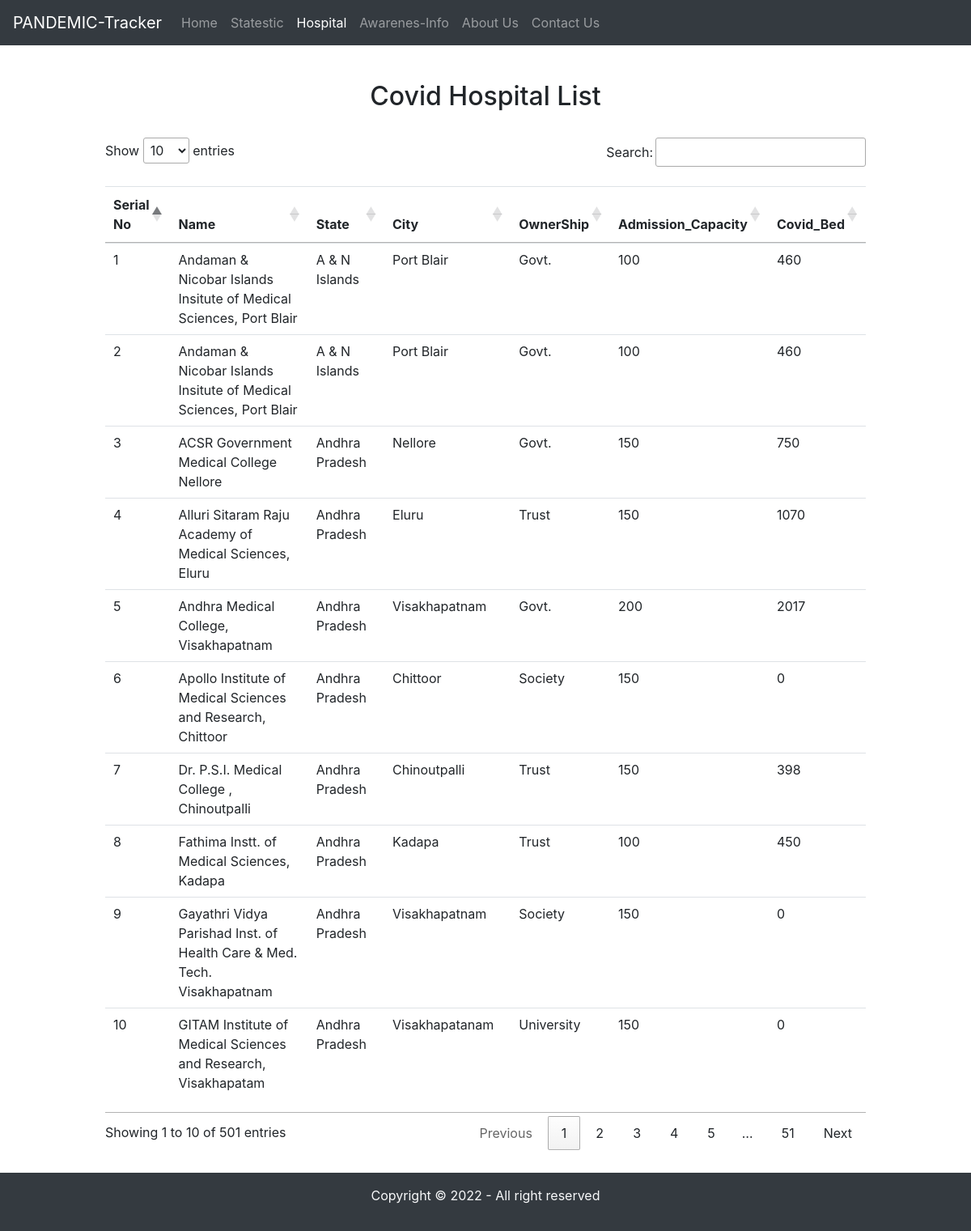
Screenshot of /hospital with the database file from the repository.
### home/models.py (models this page shows, shortened)
class Hospital(models.Model):
    name=models.TextField()
    city=models.CharField(max_length=30)
    ownership =models.CharField(max_length=50)
    admissionCapacity = models.CharField(max_length=10)
    covidBeds=models.CharField(max_length=10)
    state=models.CharField(max_length=30)

### home/views.py (the view)
# urls.py: path('hospital',views.hospital, name='hospital'),
def hospital(request):
    allHospital = models.Hospital.objects.all()
    for item in allHospital:
        print(item.state)
    context ={
        'hospitals' : allHospital
    }
    return render(request,'hospital.html',context)

### templates/hospital.html (shortened to what this page needs)
<!doctype html>
<html lang="en">
  <head>
    <link rel="stylesheet" href="https://stackpath.bootstrapcdn.com/bootstrap/4.2.1/css/bootstrap.min.css">
  <link rel="stylesheet" href="https://cdn.datatables.net/1.10.19/css/jquery.dataTables.min.css">
  </head>
  <body>
     <nav class="navbar navbar-expand-lg navbar-dark bg-dark fixed-top">
        <a class="navbar-brand" href="#">PANDEMIC-Tracker</a>
        <div class="collapse navbar-collapse" id="navbarSupportedContent">
          <ul class="navbar-nav mr-auto">
            <li class="nav-item {% block homeactive %}{% endblock homeactive%}">
              <a class="nav-link" href="/">Home <span class="sr-only">(current)</span></a>
            </li>
            <li class="nav-item {% block statesticactive %}{% endblock statesticactive%}">
                <a class="nav-link" href="/statestic">Statestic</a>
              </li>
            <li class="nav-it active">
                <a class="nav-link" href="/hospital">Hospital</a>
              </li>
              <li class="nav-item {% block awarenessactive %}{% endblock awarenessactive%}">
                <a class="nav-link" href="/awareness">Awarenes-Info</a>
              </li>
            <li class="nav-item {% block aboutactive %}{% endblock aboutactive%}">
              <a class="nav-link" href="/about">About Us</a>
            </li>
              <li class="nav-item {% block contactactive %}{% endblock contactactive%}">
                <a class="nav-link" href="/contacts">Contact Us</a>
              </li>
          </ul>
        </div>
      </nav>
 <div class="container" style="padding: 100px">
     <h2 class="text-center pb-4">Covid Hospital List</h2>
     <table class="table table-fluid py-3" id="myTable">
     <thead>
     <tr>
     <th>Serial No</th>
     <th>Name</th>
     <th>State</th>
     <th>City</th>
     <th>OwnerShip</th>
     <th>Admission_Capacity</th>
     <th>Covid_Bed</th>
     </tr>
     </thead>
     <tbody>
     {% for hospital in hospitals %}
    <tr>
    <td>{{forloop.counter}}</td>
    <td>{{hospital.name}}</td>
    <td>{{hospital.state}}</td>
    <td>{{hospital.city}}</td>
    <td>{{hospital.ownership}}</td>
    <td>{{hospital.covidBeds}}</td>
    <td>{{hospital.admissionCapacity}}</td>
    </tr>
     {% endfor %}
     </tbody>
     </table>
 </div>
     <footer class="py-3 bg-dark text-light fixed-bottom">
  <p class="text-center">
    Copyright &copy 2022 -  All right reserved
  </p>
</footer>
  </body>
</html>

### rows the page displays
Hospital: name "Andaman & Nicobar Islands Insitute of Medical Sciences, Port Blair", state "A & N Islands", city "Port Blair", ownership "Govt.", covidBeds "100", admissionCapacity "460"
Hospital: name "Andaman & Nicobar Islands Insitute of Medical Sciences, Port Blair", state "A & N Islands", city "Port Blair", ownership "Govt.", covidBeds "100", admissionCapacity "460"
Hospital: name "ACSR Government Medical College Nellore", state "Andhra Pradesh", city "Nellore", ownership "Govt.", covidBeds "150", admissionCapacity "750"
Hospital: name "Alluri Sitaram Raju Academy of Medical Sciences, Eluru", state "Andhra Pradesh", city "Eluru", ownership "Trust", covidBeds "150", admissionCapacity "1070"
Hospital: name "Andhra Medical College, Visakhapatnam", state "Andhra Pradesh", city "Visakhapatnam", ownership "Govt.", covidBeds "200", admissionCapacity "2017"
Hospital: name "Apollo Institute of Medical Sciences and Research, Chittoor", state "Andhra Pradesh", city "Chittoor", ownership "Society", covidBeds "150", admissionCapacity "0"
Hospital: name "Dr. P.S.I. Medical College , Chinoutpalli", state "Andhra Pradesh", city "Chinoutpalli", ownership "Trust", covidBeds "150", admissionCapacity "398"
Hospital: name "Fathima Instt. of Medical Sciences, Kadapa", state "Andhra Pradesh", city "Kadapa", ownership "Trust", covidBeds "100", admissionCapacity "450"
Hospital: name "Gayathri Vidya Parishad Inst. of Health Care & Med. Tech. Visakhapatnam", state "Andhra Pradesh", city "Visakhapatnam", ownership "Society", covidBeds "150", admissionCapacity "0"
Hospital: name "GITAM Institute of Medical Sciences and Research, Visakhapatam", state "Andhra Pradesh", city "Visakhapatanam", ownership "University", covidBeds "150", admissionCapacity "0"
